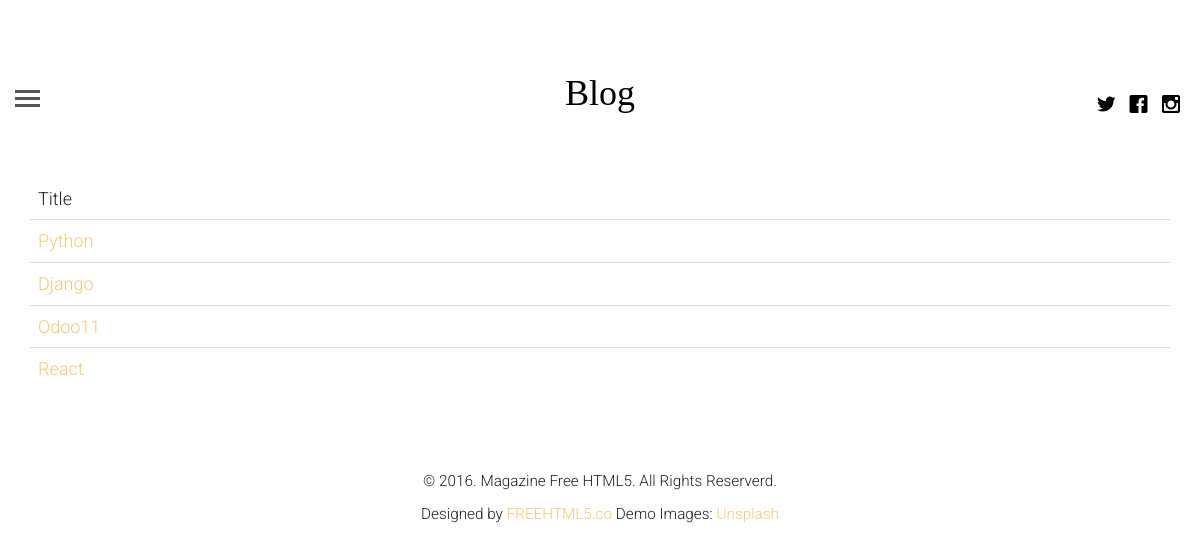
Page /topics on the earlier database version.
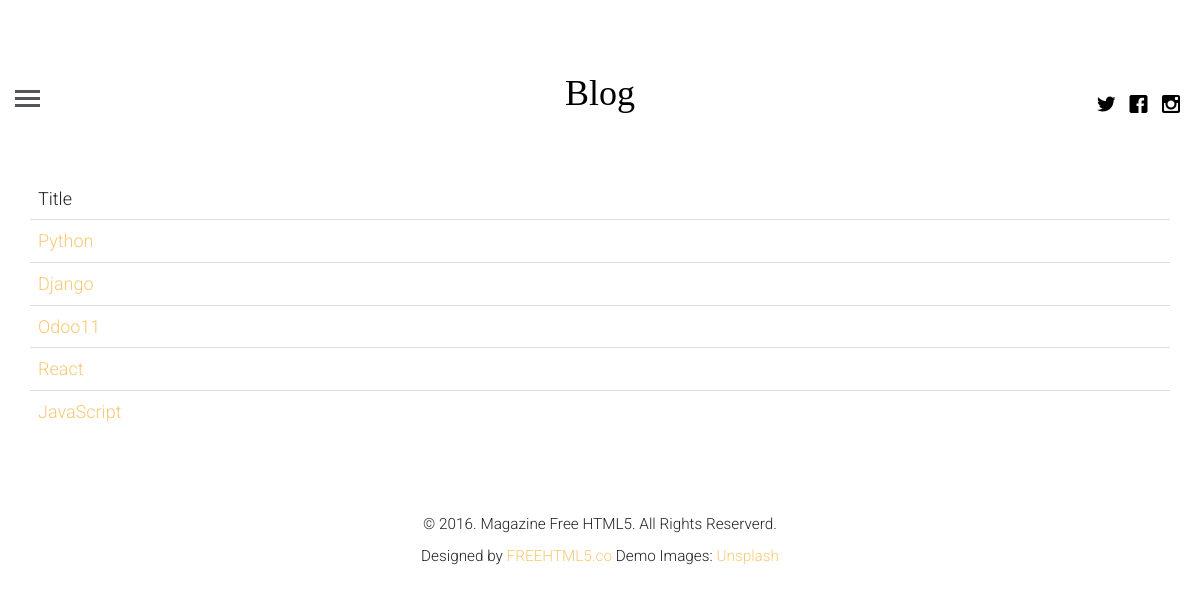
Same page on the later database version.
### BlogApp/models.py (models this page shows, shortened)
class category(models.Model):
    name = models.CharField(max_length=100)

### BlogApp/views.py (the view)
# urls.py: path('topics', views.topicsView, name="topics"),
def topicsView(request):
    query = category.objects.all()
    return render(request,'topics.html',{"topic":query})

### templates/topics.html (shortened to what this page needs)
{% extends 'base.html' %}
{% load static %}
{% block content %}
<div class="container">
  <table class="table table-hover">
      <thead>
          <tr>
              <td>Title</td>
          </tr>
      </thead>
      <tbody>
          {% for t in topic %}
          <tr>
              <td><a href="{% url 'topic' name=t.name %}">{{ t.name }}</a></td>
          </tr>
          {% endfor %}
      </tbody>
  </table>
</div>
{% endblock %}

Differences in the rows shown:
added category: name "JavaScript"
